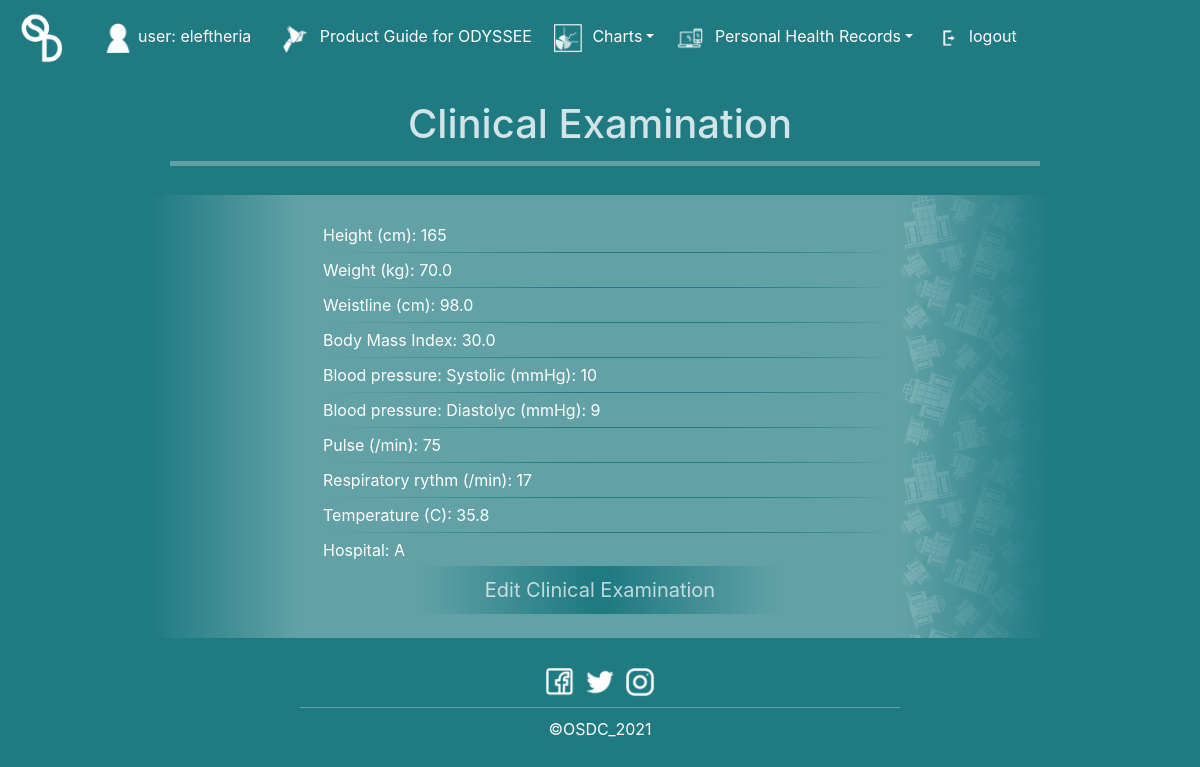
/ceview/ (signed in), run on the app's committed database.
### main/models.py (models this page shows, shortened)
class ClinicalExamination(models.Model):
    HOSPITAL_CHOICES = (
    )
    user = models.ForeignKey(User, on_delete=models.CASCADE, related_name="clinicalexamination", null=True)
    height = models.IntegerField(default='0')
    weight = models.FloatField(default='0')
    weistline = models.FloatField(default='0')
    bmi = models.FloatField(default='0')
    systolic = models.IntegerField(default='0')
    diastolic = models.IntegerField(default='0')
    pulse = models.IntegerField(default='0')
    respiratoryRythm = models.IntegerField(default='0')
    temperature = models.FloatField(default='0')
    hospital = models.CharField(max_length=1, choices=HOSPITAL_CHOICES)
    dateOfUpdate = models.DateTimeField(default=datetime.now())
    class Meta:
        ordering = ['user']

### main/views.py (the view)
# urls.py: path('ceview/', views.ceview, name="ceview"),
def ceview(response):
    current_user = response.user
    return render(response, "main/ceview.html", {"current_user":current_user})

### main/templates/main/ceview.html (shortened to what this page needs)
{% extends 'main/view.html' %}
{% load static %}
{% block header %}
    <h1 class="text-white" style="opacity: 0.8;">Clinical Examination</h1>
{% endblock %}
{% block content %}
			{% if current_user.clinicalexamination.all %}
				{% for ce in current_user.clinicalexamination.all %}
					<p>Height (cm): {{ce.height}}</p>
                    <hr>
					<p>Weight (kg): {{ce.weight}}</p>
                    <hr>
					<p>Weistline (cm): {{ce.weistline}}</p>
                    <hr>
					<p>Body Mass Index: {{ce.bmi}}</p>
                    <hr>
					<p>Blood pressure: Systolic (mmHg): {{ce.systolic}}</p>
                    <hr>
					<p>Blood pressure: Diastolyc (mmHg): {{ce.diastolic}}</p>
                    <hr>
					<p>Pulse (/min): {{ce.pulse}}</p>
                    <hr>
					<p>Respiratory rythm (/min): {{ce.respiratoryRythm}}</p>
                    <hr>
					<p>Temperature (C): {{ce.temperature}}</p>
                    <hr>
					<p>Hospital: {{ce.hospital}}</p>
				{% endfor %}
			{% else %}
				<div class="row justify-content-center">
					<p>Here will be presented all your clinical examinations' data.</p>
				</div>
			{% endif %}
{% endblock %}
{% block image %}
	url('{% static 'main/CEmt.png' %}')
{% endblock %}
{% block button %}
	Edit Clinical Examination
{% endblock %}
{% block link %}
	/ce
{% endblock %}

### main/templates/main/base.html (shortened to what this page needs)
{% load static %}
<html>
<head>
    <link rel="stylesheet" href="https://stackpath.bootstrapcdn.com/bootstrap/4.3.1/css/bootstrap.min.css">
    <link rel="stylesheet" href="https://cdnjs.cloudflare.com/ajax/libs/font-awesome/4.7.0/css/font-awesome.min.css">
</head>
<body>
    <nav class="navbar navbar-expand-lg navbar-dark" style="background-color:#1f7a82; z-index:99; position:fixed; width:100%;">
        <a class="navbar-brand text-white" href="/home"><img src="{% static 'main/OSDC.png' %}" alt="LOGO" style="width:50px;"></a>
        <li class="nav-item" style="display: {% if current_user.is_authenticated %}block{% else %}none{% endif %};">
            <a class="nav-link text-white"><img src="{% static 'main/user.png' %}" alt="user" class="social-logo">user: {{current_user.username}}</a>
        </li>
        <div class="collapse navbar-collapse" id="navbarNav">
            <ul class="navbar-nav" style="font-size: 16px;">
                <li class="nav-item" style="display: {% if current_user.is_authenticated %}block{% else %}block{% endif %};">
                    <a class="nav-link text-white" href="/prg"><img src="{% static 'main/prg.png' %}" alt="DC" class="social-logo"> Product Guide for ODYSSEE</a>
                </li>
                <li class="nav-item dropdown text-white" style="display: {% if current_user.is_authenticated %}block{% else %}block{% endif %};">
                    <a class="nav-link dropdown-toggle text-white" data-toggle="dropdown" href="#"><img src="{% static 'main/charts.png' %}" alt="PD" class="social-logo"> Charts</a>
                </li>
                <li class="nav-item dropdown text-white" style="display: {% if current_user.is_authenticated %}block{% else %}none{% endif %};">
                    <a class="nav-link dropdown-toggle text-white" data-toggle="dropdown" href="#"><img src="{% static 'main/tools.png' %}" alt="PD" class="social-logo"> Personal Health Records</a>
                </li>
                <li class="nav-item" style="display: {% if current_user.is_authenticated %}block{% else %}none{% endif %};">
                    <a class="nav-link text-white" href="/logout"><img src="{% static 'main/Lo.png' %}" alt="logout" class="social-logo">logout</a>
                </li>
            </ul>
        </div>
    </nav>
	<div id="content" name="content">
        <div class="row justify-content-center m-0">
            <div style="margin-top: 100px;">
                {% block header %}
                {% endblock %}
            </div>
        </div>
        <div class="row justify-content-center m-0" id="main" style="padding-top: {% block hr-padding %}{% endblock %};">
                <div  class="col-9">
                    <hr style="height:5px; background-image:linear-gradient(90deg, #62a2a7, #62a2a7); display: {% block hr %}{% endblock %};">
                </div>
        </div>
        <div class="row justify-content-center m-0">
            <br>
        </div>
        <div class="row justify-content-center m-0">
                <div  class="col-9" style="background-color:#62a2a7;">
                    <div class="text-white">
                        <div class="row justify-content-center">
                            {% block view %}
                            {% endblock %}
                        </div>
                    </div>
                </div>
        </div>
        <div class="row justify-content-center m-0">
            <br>
        </div>
        <div id="footer" name="footer" class="footer m-0 p-0" style="padding-top: 10px;">
                <div class="col-12">
                    <div class="row justify-content-center">
                        <div class="col social">
                            <a href="#"><img src="{% static 'main/facebook.png' %}" alt="facebook" class="social-logo"></a>
                        </div>
                        <div class="col social">
                            <a href="#"><img src="{% static 'main/twitter.png' %}" alt="twitter" class="social-logo"></a>
                        </div>
                        <div class="col social">
                            <a href="#"><img src="{% static 'main/instagram.png' %}" alt="instagram" class="social-logo"></a>
                        </div>
                    </div>
                <div class="row justify-content-center">
                    <hr style="background-image:linear-gradient(90deg, #62a2a7, #62a2a7); width: 50%;">
                    <div class="col-12 p-0">
                        <div class="text text-white">
                            <p>&copy;OSDC_2021</p>
                        </div>
                    </div>
                </div>
            </div>
        </div>
	</div>
</body>
</html>

### main/templates/main/base.html (style rules this page uses)
html { scroll-behavior: smooth; background-color: red; margin: 0px; padding: 0px; }
body { top: 0px; left: 0px; overflow-x: hidden; width: 100%; min-height:100%; margin: 0px; padding: 0px; background-color:#1f7a82; position: absolute; }
p { margin-bottom:0.25rem; margin-top:0.25rem; padding-left:0.5rem; padding-right:0.5rem; }
hr { width: 100%; height:1px; border-width:0; margin:5px; background-image:linear-gradient(90deg, #62a2a7, #1f7a82, 90%, #62a2a7); }
.text { text-align: center; vertical-align: middle; height: 100%; width: 100%; padding: 0px; margin: 0px; }
.social { padding: 0px; max-width: 40px; }
.social-logo { width:30px; margin: 5px; }
.footer { width: 100%; }
* { padding: 0; margin: 0; }

### data on the page
ClinicalExamination: height "165", weight "70.0", weistline "98.0", bmi "30.0", systolic "10", diastolic "9", pulse "75", respiratoryRythm "17", temperature "35.8", hospital "A"

### other printed values
{{ current_user.username }} "eleftheria"
